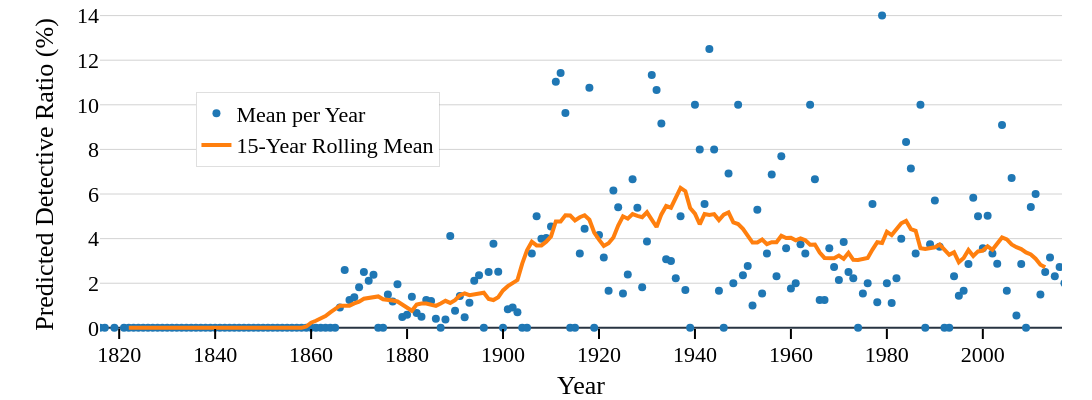

The cell this chart's notebook holds for it:
### Code cell
# Prepare data
mean_per_year = chapitre_characters_df.groupby('year')['label'].mean().reset_index()
rolling_mean_window = 15
mean_per_year['rolling_mean'] = mean_per_year['label'].rolling(window=rolling_mean_window, center=True).mean()

# Convert to percentage
mean_per_year['label'] *= 100
mean_per_year['rolling_mean'] *= 100


# Create figure
fig = go.Figure()

# Add scatter plot (points) for mean probabilities
fig.add_trace(go.Scatter(
    x=mean_per_year['year'],
    y=mean_per_year['label'],
    mode='markers',
    name='Mean per Year',
    marker=dict(color='#1f77b4', size=8)
))

# Add line plot for rolling mean
fig.add_trace(go.Scatter(
    x=mean_per_year['year'],
    y=mean_per_year['rolling_mean'],
    mode='lines',
    name=f'{rolling_mean_window}-Year Rolling Mean',
    line=dict(color='#ff7f0e', width=4)
))

figure_aspect_ratio = 3
width = 1200
height=width/figure_aspect_ratio

# Update layout
fig.update_layout(
    # title='Predicted Probability by Year',
    xaxis_title='Year',
    yaxis_title='Predicted Detective Ratio (%)',
    xaxis=dict(
        range=[
            chapitre_characters_df["year"].min() + 5 ,
            chapitre_characters_df["year"].max() -3.5,
        ],
        showgrid=False,
        gridcolor='lightgray',  # or 'gray', '#CCCCCC', etc.
        gridwidth=1,
        showticklabels=True,
        dtick=20,           # Set tick interval (e.g., every 10 years)
        ticks='inside',     # place ticks outside the axis
        tickcolor='black',   # tick color
        tickwidth=2,         # tick line thickness
        ticklen=10            # length of tick lines
    ),
    yaxis=dict(
        range=[-0.5, 14.25],
        showgrid=True,
        dtick=2,
        # tickcolor='black',
        gridcolor='lightgray',
        gridwidth=1
    ),
    height=height,
    width=width,
    legend=dict(
        x=0.1,         # Horizontal position (0 = left, 1 = right)
        y=0.75,         # Vertical position (0 = bottom, 1 = top)
        xanchor='left', # Anchor legend box at left of x
        yanchor='top',  # Anchor legend box at top of y
        font=dict(
            family='Times Roman',
            size=22,
            color='black'
        ),
        bgcolor='white',     # Optional: legend background color
        bordercolor='grey', # Optional: legend border color
        borderwidth=0.25
    ),
    font=dict(
        family="Times Roman",
        size=22,
        color="black"
    ),
    plot_bgcolor='white',
    paper_bgcolor='white',
    margin=dict(
        l=100,# left
        r=30,   # right
        t=10,   # top
        b=0    # bottom
    )
)

fig.show()
fig.write_image(f"{os.path.join(figures_directory, 'predicted_detective_ratio.png')}",
                width=width,
                height=height,
                scale=4)

### Figure 1 — Plotly figure (JSON) as saved in the notebook; plotly's stock layout.template omitted (floating-point values rounded to 4 significant figures; data arrays with more than 128 entries replaced by an {"elided": "..."} marker saying what was removed)
{"data": [{"marker": {"color": "#1f77b4", "size": 8}, "mode": "markers", "name": "Mean per Year", "x": {"elided": "206 int values"}, "y": {"elided": "206 float values"}, "type": "scatter"}, {"line": {"color": "#ff7f0e", "width": 4}, "mode": "lines", "name": "15-Year Rolling Mean", "x": {"elided": "206 int values"}, "y": {"elided": "206 float values"}, "type": "scatter"}], "layout": {"xaxis": {"title": {"text": "Year"}, "range": [1816, 2016.0], "showgrid": false, "gridcolor": "lightgray", "gridwidth": 1, "showticklabels": true, "dtick": 20, "ticks": "inside", "tickcolor": "black", "tickwidth": 2, "ticklen": 10}, "yaxis": {"title": {"text": "Predicted Detective Ratio (%)"}, "range": [-0.5, 14.25], "showgrid": true, "dtick": 2, "gridcolor": "lightgray", "gridwidth": 1}, "legend": {"font": {"family": "Times Roman", "size": 22, "color": "black"}, "x": 0.1, "y": 0.75, "xanchor": "left", "yanchor": "top", "bgcolor": "white", "bordercolor": "grey", "borderwidth": 0.25}, "font": {"family": "Times Roman", "size": 22, "color": "black"}, "margin": {"l": 100, "r": 30, "t": 10, "b": 0}, "height": 400.0, "width": 1200, "plot_bgcolor": "white", "paper_bgcolor": "white"}}
